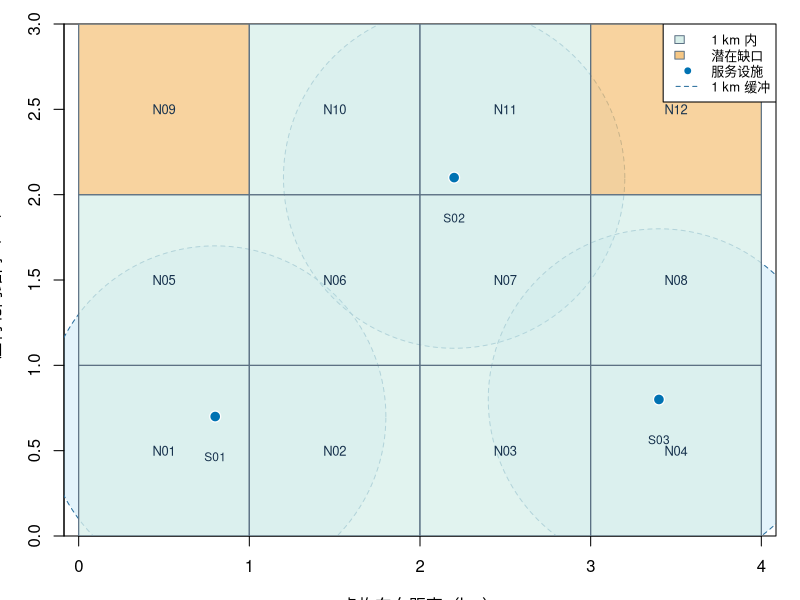

Recreate this plot in R.
## ---- chunk 1
knitr::opts_chunk$set(
  echo = TRUE,
  warning = FALSE,
  message = FALSE,
  fig.align = "center",
  fig.width = 8,
  fig.height = 5.4,
  fig.retina = 2,
  out.width = "100%",
  dev = "png"
)
options(stringsAsFactors = FALSE, digits = 3, width = 88)

# 固定、虚构的教学数据；单位可理解为千米。
set.seed(20260908)
neighbourhoods <- expand.grid(col = 0:3, row = 0:2)
neighbourhoods$id <- sprintf("N%02d", seq_len(nrow(neighbourhoods)))
neighbourhoods$x <- neighbourhoods$col + 0.5
neighbourhoods$y <- neighbourhoods$row + 0.5
neighbourhoods$population <- sample(seq(1200, 4800, by = 100),
                                    nrow(neighbourhoods), replace = TRUE)
services <- data.frame(
  id = c("S01", "S02", "S03"),
  x = c(0.8, 2.2, 3.4),
  y = c(0.7, 2.1, 0.8)
)
distance_matrix <- outer(
  seq_len(nrow(neighbourhoods)),
  seq_len(nrow(services)),
  Vectorize(function(i, j) {
    sqrt((neighbourhoods$x[i] - services$x[j])^2 +
           (neighbourhoods$y[i] - services$y[j])^2)
  })
)
neighbourhoods$nearest_km <- apply(distance_matrix, 1, min)
neighbourhoods$within_1km <- neighbourhoods$nearest_km <= 1
## ---- chunk 2
old_par <- par(mar = c(3.2, 3.2, 1.2, 1.2), xaxs = "i", yaxs = "i")
plot(NA, xlim = c(0, 4), ylim = c(0, 3), asp = 1,
     xlab = "虚构东向距离（km）", ylab = "虚构北向距离（km）",
     axes = TRUE)

theta <- seq(0, 2 * pi, length.out = 240)
for (j in seq_len(nrow(services))) {
  polygon(services$x[j] + cos(theta), services$y[j] + sin(theta),
          col = grDevices::adjustcolor("#56B4E9", alpha.f = 0.16),
          border = "#2B6F9E", lty = 2)
}

for (i in seq_len(nrow(neighbourhoods))) {
  fill <- if (neighbourhoods$within_1km[i]) "#D8EFEA" else "#F6C784"
  rect(neighbourhoods$col[i], neighbourhoods$row[i],
       neighbourhoods$col[i] + 1, neighbourhoods$row[i] + 1,
       col = grDevices::adjustcolor(fill, alpha.f = 0.78),
       border = "#5C7184", lwd = 1.2)
  text(neighbourhoods$x[i], neighbourhoods$y[i],
       labels = neighbourhoods$id[i], cex = 0.78, col = "#17324D")
}
points(services$x, services$y, pch = 21, cex = 1.45,
       bg = "#0072B2", col = "white", lwd = 1.2)
text(services$x, services$y - 0.16, services$id,
     pos = 1, cex = 0.72, col = "#17324D")
legend("topright",
       legend = c("1 km 内", "潜在缺口", "服务设施", "1 km 缓冲"),
       fill = c("#D8EFEA", "#F6C784", NA, NA),
       border = c("#5C7184", "#5C7184", NA, NA),
       pch = c(NA, NA, 21, NA),
       pt.bg = c(NA, NA, "#0072B2", NA),
       lty = c(NA, NA, NA, 2),
       col = c(NA, NA, "#0072B2", "#2B6F9E"),
       bg = "white", cex = 0.78)
par(old_par)
## ---- chunk 3
display_access <- data.frame(
  社区 = neighbourhoods$id,
  人口 = format(neighbourhoods$population, big.mark = ","),
  最近设施距离_km = sprintf("%.2f", neighbourhoods$nearest_km),
  初筛状态 = ifelse(neighbourhoods$within_1km, "1 km 内", "进一步调查")
)
knitr::kable(display_access, align = c("l", "r", "r", "l"))
## ---- chunk 4
cat("R Markdown build environment\n")
cat("R version:", R.version.string, "\n")
cat("knitr:", as.character(utils::packageVersion("knitr")), "\n")
cat("rmarkdown:", as.character(utils::packageVersion("rmarkdown")), "\n")
